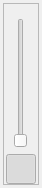
<?xml version="1.0" encoding="UTF-8"?>
<ui version="4.0">
 <class>AFQSliderFrame</class>
 <widget class="QFrame" name="AFQSliderFrame">
  <property name="geometry">
   <rect>
    <x>0</x>
    <y>0</y>
    <width>42</width>
    <height>188</height>
   </rect>
  </property>
  <property name="sizePolicy">
   <sizepolicy hsizetype="Fixed" vsizetype="Fixed">
    <horstretch>0</horstretch>
    <verstretch>0</verstretch>
   </sizepolicy>
  </property>
  <property name="minimumSize">
   <size>
    <width>42</width>
    <height>188</height>
   </size>
  </property>
  <property name="maximumSize">
   <size>
    <width>42</width>
    <height>188</height>
   </size>
  </property>
  <property name="windowTitle">
   <string>Frame</string>
  </property>
  <property name="styleSheet">
   <string notr="true"/>
  </property>
  <layout class="QVBoxLayout" name="verticalLayout">
   <property name="spacing">
    <number>0</number>
   </property>
   <property name="leftMargin">
    <number>3</number>
   </property>
   <property name="topMargin">
    <number>3</number>
   </property>
   <property name="rightMargin">
    <number>3</number>
   </property>
   <property name="bottomMargin">
    <number>3</number>
   </property>
   <item alignment="Qt::AlignHCenter|Qt::AlignVCenter">
    <widget class="QFrame" name="frame_SliderContent">
     <property name="sizePolicy">
      <sizepolicy hsizetype="Fixed" vsizetype="Fixed">
       <horstretch>0</horstretch>
       <verstretch>0</verstretch>
      </sizepolicy>
     </property>
     <property name="minimumSize">
      <size>
       <width>36</width>
       <height>182</height>
      </size>
     </property>
     <property name="maximumSize">
      <size>
       <width>36</width>
       <height>182</height>
      </size>
     </property>
     <property name="frameShape">
      <enum>QFrame::StyledPanel</enum>
     </property>
     <property name="frameShadow">
      <enum>QFrame::Raised</enum>
     </property>
     <layout class="QVBoxLayout" name="verticalLayout_2">
      <property name="spacing">
       <number>8</number>
      </property>
      <property name="leftMargin">
       <number>2</number>
      </property>
      <property name="topMargin">
       <number>14</number>
      </property>
      <property name="rightMargin">
       <number>2</number>
      </property>
      <property name="bottomMargin">
       <number>0</number>
      </property>
      <item>
       <layout class="QHBoxLayout" name="horizontalLayout">
        <property name="spacing">
         <number>0</number>
        </property>
        <item>
         <spacer name="horizontalSpacer">
          <property name="orientation">
           <enum>Qt::Horizontal</enum>
          </property>
          <property name="sizeHint" stdset="0">
           <size>
            <width>40</width>
            <height>20</height>
           </size>
          </property>
         </spacer>
        </item>
        <item>
         <widget class="AFQSysVolumeSlider" name="verticalSlider">
          <property name="minimumSize">
           <size>
            <width>13</width>
            <height>130</height>
           </size>
          </property>
          <property name="maximumSize">
           <size>
            <width>13</width>
            <height>130</height>
           </size>
          </property>
          <property name="styleSheet">
           <string notr="true"/>
          </property>
          <property name="maximum">
           <number>4096</number>
          </property>
          <property name="orientation">
           <enum>Qt::Vertical</enum>
          </property>
         </widget>
        </item>
        <item>
         <spacer name="horizontalSpacer_2">
          <property name="orientation">
           <enum>Qt::Horizontal</enum>
          </property>
          <property name="sizeHint" stdset="0">
           <size>
            <width>40</width>
            <height>20</height>
           </size>
          </property>
         </spacer>
        </item>
       </layout>
      </item>
      <item alignment="Qt::AlignHCenter|Qt::AlignVCenter">
       <widget class="QPushButton" name="pushButton">
        <property name="sizePolicy">
         <sizepolicy hsizetype="Fixed" vsizetype="Fixed">
          <horstretch>0</horstretch>
          <verstretch>0</verstretch>
         </sizepolicy>
        </property>
        <property name="minimumSize">
         <size>
          <width>30</width>
          <height>30</height>
         </size>
        </property>
        <property name="maximumSize">
         <size>
          <width>30</width>
          <height>30</height>
         </size>
        </property>
        <property name="styleSheet">
         <string notr="true">padding-right:10px</string>
        </property>
        <property name="text">
         <string/>
        </property>
        <property name="checkable">
         <bool>true</bool>
        </property>
        <property name="checked">
         <bool>true</bool>
        </property>
       </widget>
      </item>
     </layout>
    </widget>
   </item>
  </layout>
 </widget>
 <customwidgets>
  <customwidget>
   <class>AFQSysVolumeSlider</class>
   <extends>QSlider</extends>
   <header>UIComponent/CSliderFrame.h</header>
  </customwidget>
 </customwidgets>
 <resources/>
 <connections/>
</ui>
